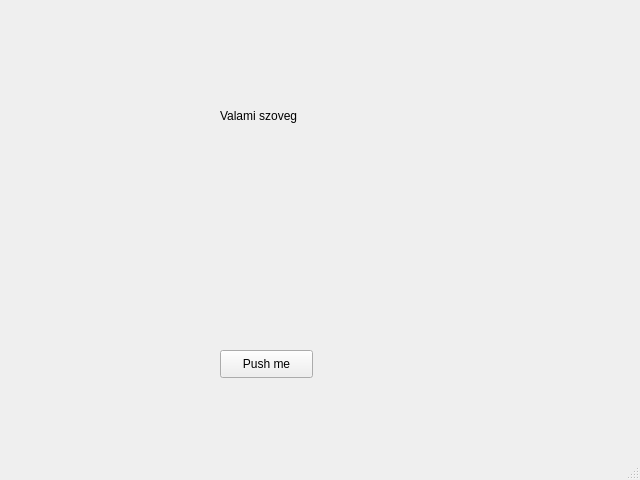
<?xml version="1.0" encoding="UTF-8"?>
<ui version="4.0">
 <class>MainWindow</class>
 <widget class="QMainWindow" name="MainWindow">
  <property name="geometry">
   <rect>
    <x>0</x>
    <y>0</y>
    <width>640</width>
    <height>480</height>
   </rect>
  </property>
  <property name="windowTitle">
   <string>MainWindow</string>
  </property>
  <widget class="QWidget" name="centralwidget">
   <widget class="QPushButton" name="button1">
    <property name="geometry">
     <rect>
      <x>220</x>
      <y>350</y>
      <width>93</width>
      <height>28</height>
     </rect>
    </property>
    <property name="text">
     <string>Push me</string>
    </property>
   </widget>
   <widget class="QLabel" name="text">
    <property name="geometry">
     <rect>
      <x>220</x>
      <y>80</y>
      <width>221</width>
      <height>71</height>
     </rect>
    </property>
    <property name="text">
     <string>Valami szoveg</string>
    </property>
   </widget>
  </widget>
  <widget class="QMenuBar" name="menubar">
   <property name="geometry">
    <rect>
     <x>0</x>
     <y>0</y>
     <width>640</width>
     <height>26</height>
    </rect>
   </property>
  </widget>
  <widget class="QStatusBar" name="statusbar"/>
 </widget>
 <resources/>
 <connections/>
</ui>
